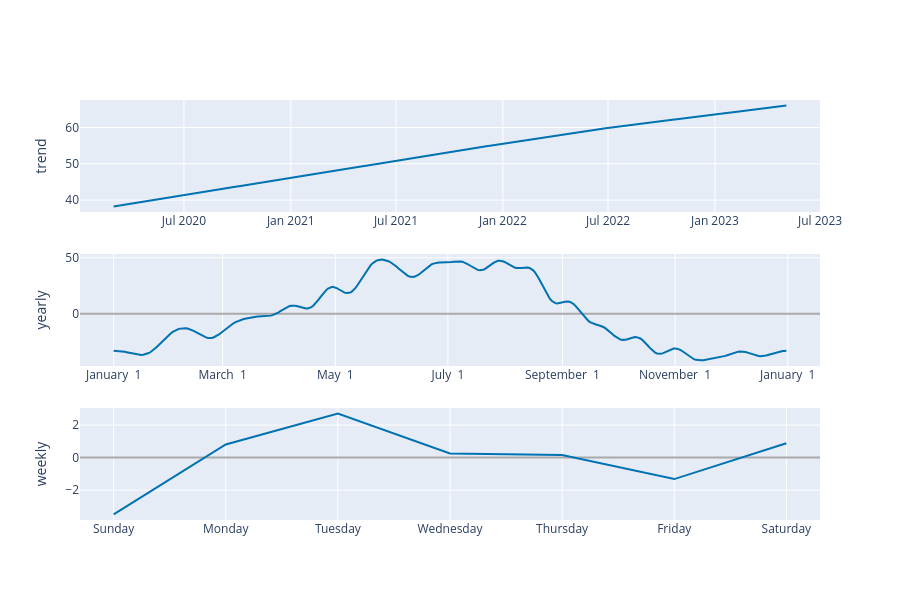

Source (notebook cell):
### Code cell
fig = plot_components_plotly(modelo, previsao)
fig.show()

### Figure 1 — Plotly figure (JSON) as saved in the notebook; plotly's stock layout.template omitted (floating-point values rounded to 4 significant figures; data arrays with more than 128 entries replaced by an {"elided": "..."} marker saying what was removed)
{"data": [{"line": {"color": "#0072B2", "width": 2}, "mode": "lines", "name": "trend", "type": "scatter", "x": {"elided": "960 str values"}, "xaxis": "x", "y": {"elided": "960 float values"}, "yaxis": "y"}, {"line": {"color": "#0072B2", "width": 2}, "mode": "lines", "name": "yearly", "type": "scatter", "x": {"elided": "365 str values"}, "xaxis": "x2", "y": {"elided": "365 float values"}, "yaxis": "y2"}, {"line": {"color": "#0072B2", "width": 2}, "mode": "lines", "name": "weekly", "type": "scatter", "x": ["2017-01-01T00:00:00", "2017-01-02T00:00:00", "2017-01-03T00:00:00", "2017-01-04T00:00:00", "2017-01-05T00:00:00", "2017-01-06T00:00:00", "2017-01-07T00:00:00"], "xaxis": "x3", "y": [-3.494, 0.8112, 2.707, 0.26, 0.1571, -1.321, 0.8802], "yaxis": "y3"}], "layout": {"height": 600, "showlegend": false, "width": 900, "xaxis": {"anchor": "y", "domain": [0, 1], "range": ["2020-01-04T02:24:00", "2023-06-30T21:36:00"], "type": "date"}, "xaxis2": {"anchor": "y2", "domain": [0, 1], "range": ["2016-12-13T18:54:02.958904115", "2018-01-18T11:04:57.863013581"], "tickformat": "%B %e", "type": "date"}, "xaxis3": {"anchor": "y3", "domain": [0, 1], "range": ["2016-12-31T16:48:00", "2017-01-07T07:12:00"], "tickformat": "%A", "type": "date"}, "yaxis": {"anchor": "x", "domain": [0.7333, 1], "rangemode": "normal", "title": {"text": "trend"}, "zerolinecolor": "#AAA"}, "yaxis2": {"anchor": "x2", "domain": [0.3667, 0.6333], "title": {"text": "yearly"}, "zerolinecolor": "#AAA"}, "yaxis3": {"anchor": "x3", "domain": [0, 0.2667], "title": {"text": "weekly"}, "zerolinecolor": "#AAA"}}}
